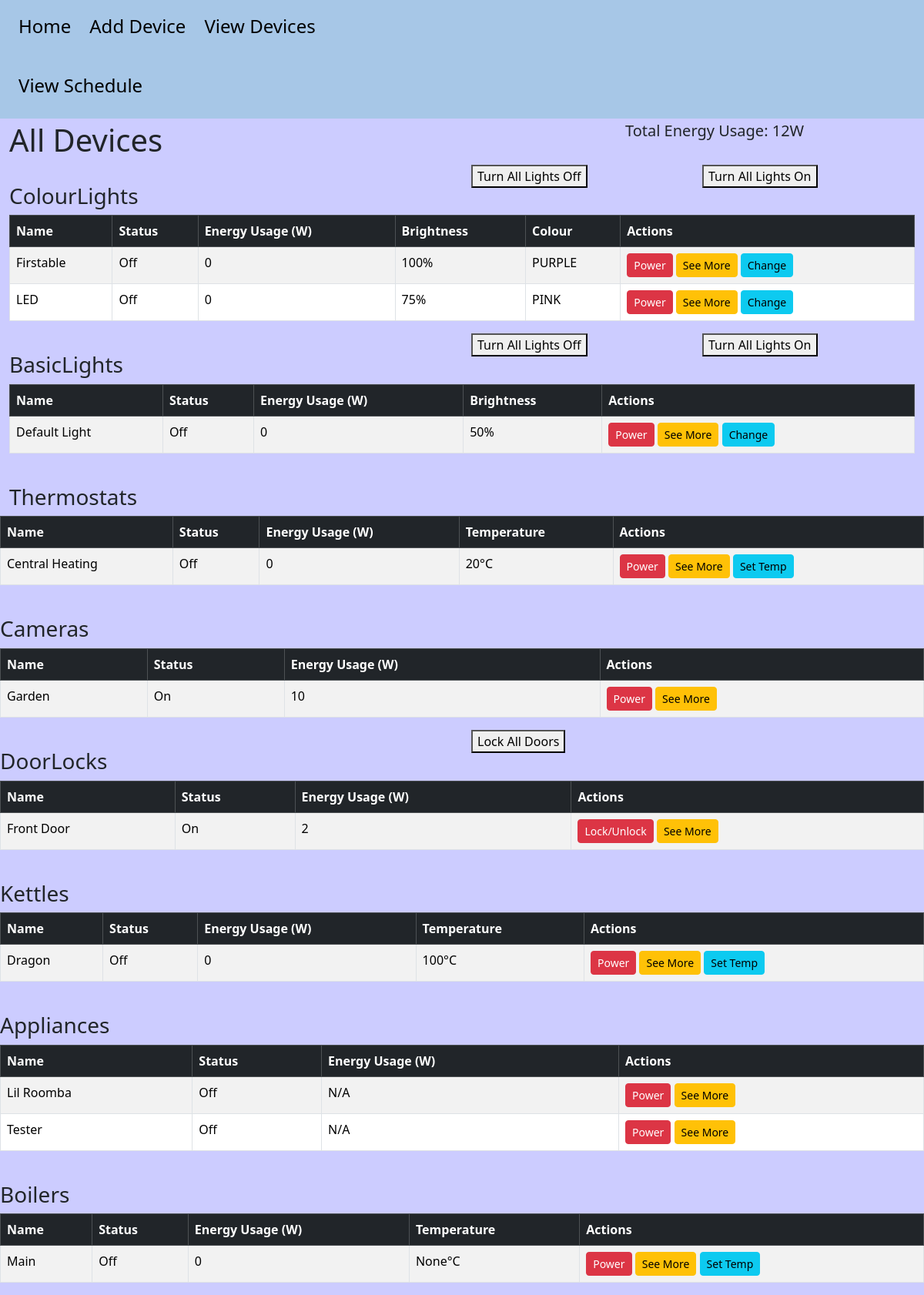
Before: /alldevices with the older database file.
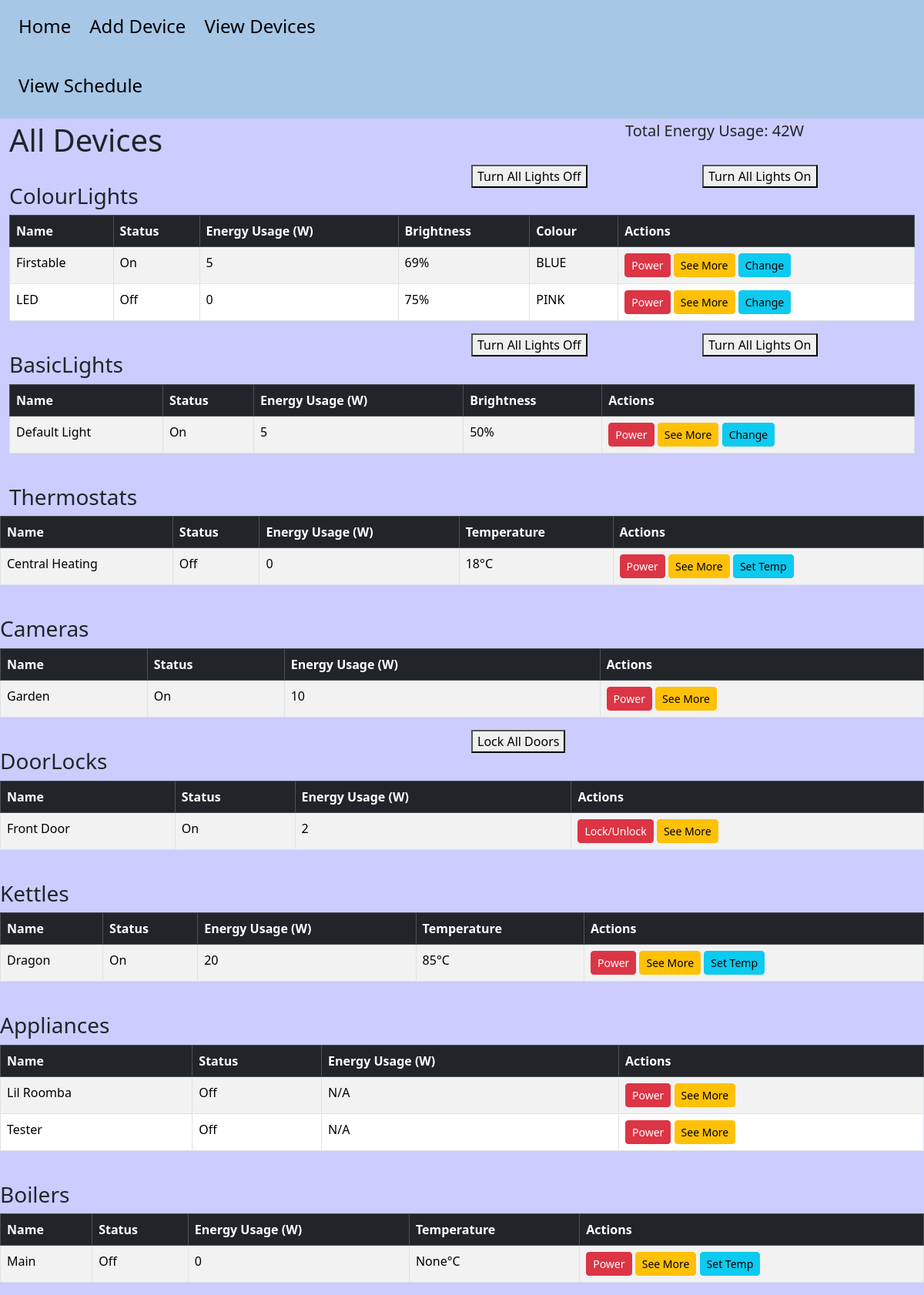
After: the same page with the newer database file.
### database.py (models this page shows, shortened)
class Device(db.Model):
    __tablename__ = "devices"
    id = db.Column(db.Integer, primary_key=True)
    name = db.Column(db.String(80), nullable=False)
    type = db.Column(db.String(20), nullable=False)
    status = db.Column(db.Boolean, default=False)
    temperature = db.Column(db.Integer, nullable=True)
    brightness = db.Column(db.Integer, nullable=True)
    colour = db.Column(db.String(20), nullable=True)

### routes.py (the view)
@app.route('/alldevices', methods=['GET'])
def view_all():
    devices = Device.query.all()
    grouped_devices = defaultdict(list)
    device_objects = {}
    for dev in devices:
        grouped_devices[dev.type].append(dev)
        obj = None
        if dev.type == 'BasicLight':
            obj = BasicLight(dev.name, dev.brightness, Colour.DEFAULT, dev.status)
        elif dev.type == 'ColourLight':
            colour_enum = colour_from_string(dev.colour)
            obj = ColourLight(dev.name, dev.brightness, colour_enum, dev.status)
        elif dev.type == 'Kettle':
            obj = Kettle(dev.name, temperature=dev.temperature or 100, status=dev.status)
        elif dev.type == 'Boiler':
            obj = Boiler(dev.name, temperature=dev.temperature or 50, status=dev.status)
        elif dev.type == 'Thermostat':
            obj = Thermostat(dev.name, temperature=dev.temperature or 20, status=dev.status)
        elif dev.type == 'Camera':
            obj = Camera(dev.name, dev.status)
        elif dev.type == 'DoorLock':
            obj = DoorLock(dev.name, dev.status)
        if obj is not None and dev.id is not None:
            device_objects[int(dev.id)] = obj
    total_energy = sum(obj.get_energy_usage() for obj in device_objects.values())
    return render_template(
        "devicelist.html",
        grouped_devices=grouped_devices,
        device_objects=device_objects,
        total_energy=total_energy,
        title = 'Devices'
    )

### models.py (called while the page is built)
def colour_from_string(colour_str):
    try:
        return Colour[colour_str.upper()]
    except (KeyError, AttributeError):
        return Colour.DEFAULT

    @colour.setter
    def colour(self, colour):
        if not isinstance(colour, Colour):
            raise TypeError("Colour must be a valid Colour enum")
        if not self._is_colour_allowed(colour):
            raise ValueError(f"This Device cannot change colours")
        self._colour = colour

    @brightness.setter
    def brightness(self, value):
        if 0 <= value <= 100:
            self._brightness = value
        else:
            raise ValueError("Brightness must be between 0 and 100")

    def _is_colour_allowed(self, colour: Colour) -> bool:
        return colour in self.ALLOWED_COLOURS

    def get_energy_usage(self):
        return 5 if self._status else 0

    def _is_colour_allowed(self, colour: Colour) -> bool:
        return True  # All colours allowed

    def get_energy_usage(self):
        return 5 if self._status else 0

    @SuperTemp.temperature.setter
    def temperature(self, value):
        if 60 <= value <= 100:
            self._temperature = value
        else:
            raise ValueError("Temperature must be between 60 and 100")

    def get_energy_usage(self):
        return 20 if self._status else 0

    @SuperTemp.temperature.setter
    def temperature(self, value):
        if 10 <= value <= 30:
            self._temperature = value
        else:
            raise ValueError("Temperature must be between 10 and 30")

    def get_energy_usage(self):
        return 50 if self._status else 0

    @SuperTemp.temperature.setter
    def temperature(self, value):
        if 40 <= value <= 60:
            self._temperature = value
        else:
            raise ValueError("Temperature must be between 40 and 60")

    def get_energy_usage(self):
        return 50 if self._status else 0

    def get_energy_usage(self):
        return 10 if self._status else 0

    def get_energy_usage(self):
        return 2 if self._status else 0

### templates/devicelist.html (shortened to what this page needs)
{% extends 'base.html' %}
{% block body %}
<div class="row">
    <div class="col">
        <h1>All Devices</h1>
    </div>
    <div class="col"></div>
    <div class="col">
        <h5>Total Energy Usage: {{ total_energy }}W</h5>
    </div>
</div>
{% for type, devices in grouped_devices.items() %}
<div class="row">
    <div class="col">
        <h3 class="mt-4">{{ type }}s</h3>
    </div>
    <div class="col">
        {% if type == 'BasicLight' or type == 'ColourLight' %}
        <div class="row">
            <div class="col">
                <form method="POST" action="{{ url_for('turn_off_lights') }}">
                    <button type="submit" style="margin-bottom: 10px;">Turn All Lights Off</button>
                </form>
            </div>
            <div class="col">
                <form method="POST" action="{{ url_for('turn_on_lights') }}">
                    <button type="submit" style="margin-bottom: 10px;">Turn All Lights On</button>
                </form>
                {% endif %}
                {% if type == 'DoorLock' %}
                <form method="POST" action="{{ url_for('lock_all_doors') }}">
                    <button type="submit" style="margin-bottom: 10px;">Lock All Doors</button>
                </form>
                {% endif %}
            </div>
        </div>
    </div>
</div>
    <table class="table table-striped table-bordered">
        <thead class="table-dark">
            <tr>
                <th>Name</th>
                <th>Status</th>
                <th>Energy Usage (W)</th>
                {% if type == 'Thermostat' or type == 'Kettle' or type == 'Boiler' %}
                    <th>Temperature</th>
                {% endif %}
                {% if type == 'BasicLight' or type == 'ColourLight' %}
                    <th>Brightness</th>
                {% endif %}
                {% if type == 'ColourLight' %}
                    <th>Colour</th>
                {% endif %}
                <th>Actions</th>
            </tr>
        </thead>
        <tbody>
            {% for device in devices %}
            <tr>
                <td>{{ device.name }}</td>
                <td>{{ 'On' if device.status else 'Off' }}</td>
                <td>
                {% if device.id in device_objects %}
                {{ device_objects[device.id].get_energy_usage() }}
                {% else %}
                N/A
                {% endif %}
                </td>
                {% if type == 'Thermostat' or type == 'Kettle' or type == 'Boiler' %}
                <td>{{ device.temperature }}°C</td>
                {% endif %}
                {% if type == 'BasicLight' or type== 'ColourLight' %}
                <td>{{ device.brightness }}%</td>
                {% endif %}
                {% if type== 'ColourLight' %}
                <td>{{ device.colour }}</td>
                {% endif %}
                <td>
                    {% if type == 'DoorLock' %}
                    <form method="POST" action="{{ url_for('toggle_device', device_id=device.id) }}" style="display:inline;">
                        <button class="btn btn-sm btn-danger">Lock/Unlock</button>
                    </form>
                    {% else %}
                    <form method="POST" action="{{ url_for('toggle_device', device_id=device.id) }}" style="display:inline;">
                        <button class="btn btn-sm btn-danger">Power</button>
                    </form>
                    {% endif %}
                    <form method="POST" action="{{ url_for('device_info', device_id=device.id) }}" style="display:inline;">
                        <button class="btn btn-sm btn-warning">See More</button>
                    </form>
                    {% if type == 'Thermostat' or type == 'Kettle' or type == 'Boiler' %}
                        <a class="btn btn-sm btn-info" href="{{ url_for('update_temperature', device_id=device.id) }}">Set Temp</a>
                    {% endif %}
                    {% if type == 'BasicLight' or type == 'ColourLight' %}
                        <a class="btn btn-sm btn-info" href="{{ url_for('update_light', device_id=device.id) }}">Change</a>
                    {% endif %}
                </td>
            </tr>
            {% endfor %}
        </tbody>
    </table>
{% endfor %}
{% endblock %}

### templates/base.html (shortened to what this page needs)
<!DOCTYPE html>
<html>
<head>
    <link href="/static/bootstrap.min.css" rel="stylesheet">
    <link href="/static/style.css" rel="stylesheet">
</head>
<body>
    <header>
        <div class="container-fluid">
            <div class="row">
                <div class="col-6">
                    <nav>
                        <a href="{{ url_for('home') }}"><h4>Home</h4></a>
                        <a href="{{ url_for('add_device') }}"><h4>Add Device</h4></a>
                        <a href="{{ url_for('view_all') }}"><h4>View Devices</h4></a>
                        <a href="{{ url_for('viewtasks') }}"><h4>View Schedule</h4></a>
                    </nav>
                </div>
            </div>
        </div>
    </header>
    <div class="container-fluid" id="maincontent">
    {% block body %} {% endblock %}
</body>
</html>

### static/style.css (style rules this page uses)
header { background-color: #A7C7E7; }
nav a { float: left; text-align: center; padding: 20px 12px; text-decoration: none; font-weight: 400; color: black; }
body { background-color: #CCCCFF; }
#maincontent { padding-top: 4px; }

Changed rows visible on the page:
changed Device "ColourLight": status "Off" → "On"; status "0" → "5"; brightness "100" → "69"; colour "PURPLE" → "BLUE"
changed Device "BasicLight": status "Off" → "On"; status "0" → "5"
changed Device "Thermostat": temperature "20" → "18"
changed Device "Kettle": status "Off" → "On"; device_objects "0" → "20"; temperature "100" → "85"
Other visible differences:
{{ total_energy }}: "12" → "42"
